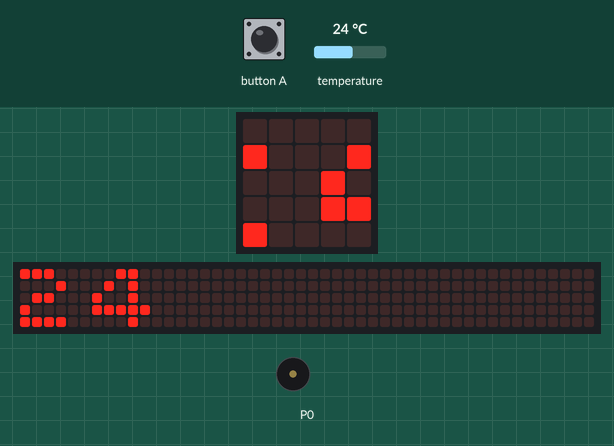
Bench run of a program on a simulated BBC micro:bit (MakeCode). Parts: the board's 5×5 LED display, a strip that is not on the board, showing the scrolling text unrolled, buzzer (waves = sounding). Inputs (shaded band) come from the test bench; at power-on: temperature 24 °C. The 48×5 strip is a reading aid, not a part: it shows the text the display is scrolling, unrolled, one strip-width of it at a time.

Above: at 1.27 s.
1.3 s: temperature set to 22.7 °C
At 5.47 s:
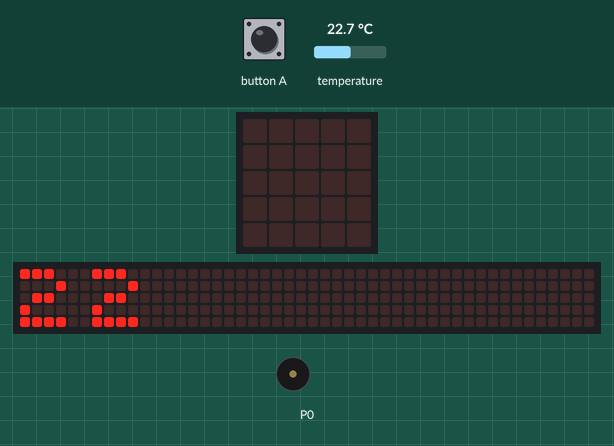
7.2 s: temperature set to 21.2 °C
At 11.47 s:
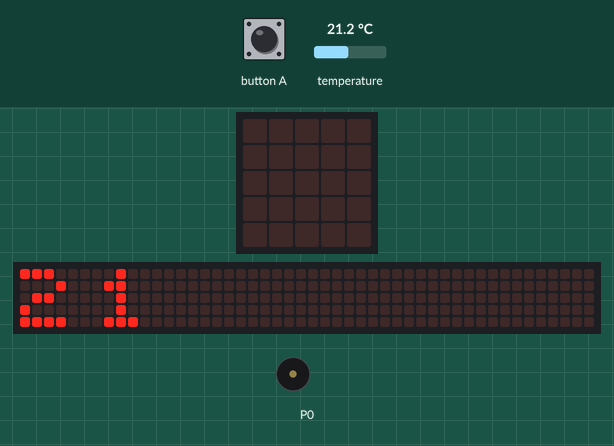
13.2 s: button A pressed for 0.15 s
13.9 s: temperature set to 2 °C
At 14.77 s:
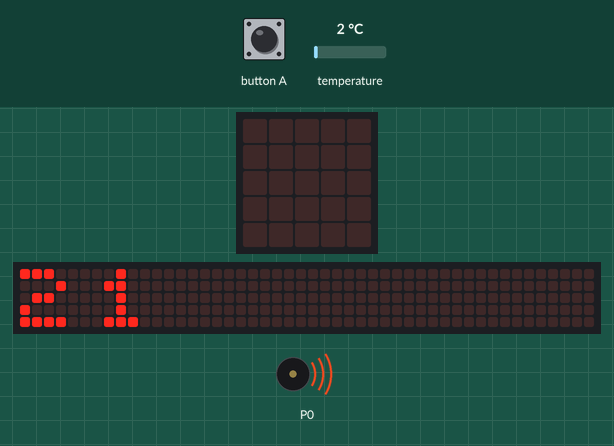
Timing chart, 0 to 16.9 s (numbered marks = the images above; inputs shaded):
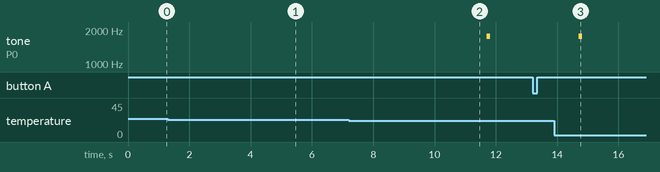

Measured:
- after the input at 7.2 s, tone on P0: silent → 1760 Hz after 4.5 s, → silent 0.13 s later
- what the display in image 1 shows lasts 0.4 s, from 5.3 s to 5.7 s
- what the display in image 3 shows lasts 0.6 s, from 14.3 s to 14.9 s

The program:

main.ts
```typescript
// Mantém a função do Botão A caso você ainda queira ver a temperatura manualmente
input.onButtonPressed(Button.A, function () {
    basic.showNumber(input.temperature())
})
let temperaturaAtual = 0
// Configuração inicial (no iniciar)
let temperaturaReferencia = input.temperature()
// Loop que roda em segundo plano a cada 3 segundos (Timer)
loops.everyInterval(3000, function () {
    temperaturaAtual = input.temperature()
    // Mostra a temperatura atual na tela de LED
    basic.showNumber(temperaturaAtual)
    // Verifica se a variação (para mais ou para menos) é de 3°C ou mais
    // Atualiza a referência para a nova temperatura estável, se desejar
    // temperaturaReferencia = temperaturaAtual
    if (Math.abs(temperaturaAtual - temperaturaReferencia) >= 3) {
        // Toca um bipe de alerta (1760 Hz é a nota Lá fixa, tocando por 1/4 de tempo)
        music.playTone(1760, music.beat(BeatFraction.Quarter))
    }
})
```

test.ts
```typescript
// testes vão aqui; isto não será compilado quando este pacote for usado como uma extensão.
```
